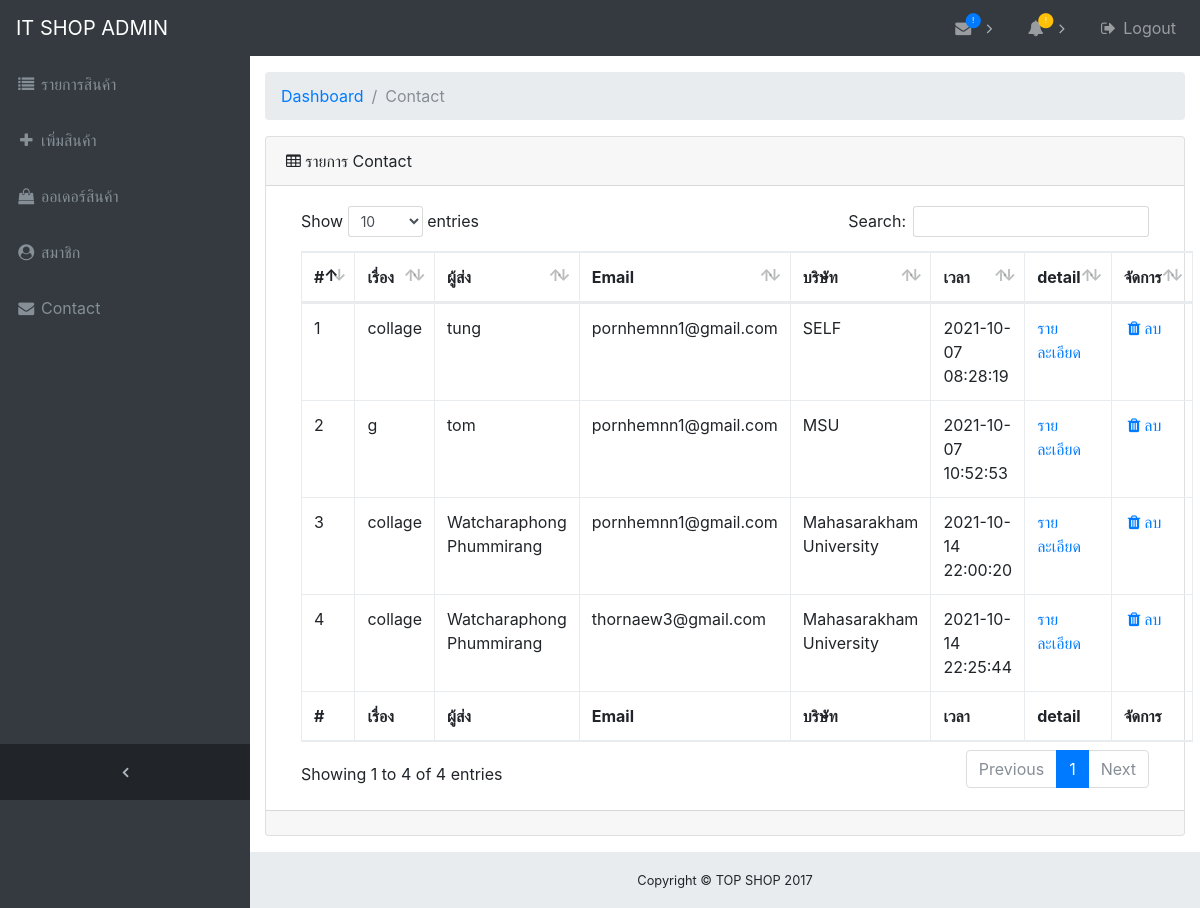
Page /Dashboard/a_contact.php (signed in) on the committed database.
### tables this page shows
CREATE TABLE `contact` (
  `cid` int(10) NOT NULL,
  `csubject` varchar(100) NOT NULL,
  `cname` varchar(100) NOT NULL,
  `cEmail` varchar(100) NOT NULL,
  `ccompany` varchar(100) NOT NULL,
  `cmessage` text NOT NULL,
  `ctime` datetime NOT NULL
);

### Dashboard/a_contact.php (the view, shortened to what this page needs)
<!DOCTYPE html>
<html lang="en">
  <head>
    <link href="vendor/bootstrap/css/bootstrap.min.css" rel="stylesheet">
    <link href="vendor/font-awesome/css/font-awesome.min.css" rel="stylesheet" type="text/css">
    <link href="vendor/datatables/dataTables.bootstrap4.css" rel="stylesheet">
    <link href="css/sb-admin.css" rel="stylesheet">
  </head>
  <body class="fixed-nav sticky-footer bg-dark" id="page-top">
    <nav class="navbar navbar-expand-lg navbar-dark bg-dark fixed-top" id="mainNav">
      <a class="navbar-brand" href="#">IT SHOP ADMIN</a>
      <div class="collapse navbar-collapse" id="navbarResponsive">
        <ul class="navbar-nav navbar-sidenav" id="exampleAccordion">
          <li class="nav-item" data-toggle="tooltip" data-placement="right" title="เพิ่มสินค้า">
            <a class="nav-link" href="index.php">
              <i class="fa fa-fw fa-list"></i>
              <span class="nav-link-text">
                รายการสินค้า
              </span>
            </a>
          </li>
          <li class="nav-item" data-toggle="tooltip" data-placement="right" title="เพิ่มสินค้า">
            <a class="nav-link" href="add_product.php">
              <i class="fa fa-fw fa-plus"></i>
              <span class="nav-link-text">
                เพิ่มสินค้า
    		</span>
            </a>
          </li>
          <li class="nav-item" data-toggle="tooltip" data-placement="right" title="เพิ่มสินค้า">
            <a class="nav-link" href="orders_product.php">
              <i class="fa fa-fw fa-shopping-bag"></i>
              <span class="nav-link-text">
                ออเดอร์สินค้า
	</span>
            </a>
          </li>
          <li class="nav-item" data-toggle="tooltip" data-placement="right" title="เพิ่มสินค้า">
            <a class="nav-link" href="member.php">
              <i class="fa fa-fw fa-user-circle"></i>
              <span class="nav-link-text">
                สมาชิก
              </span>
            </a>
          </li>
		<li class="nav-item" data-toggle="tooltip" data-placement="right" title="เพิ่มสินค้า">
            <a class="nav-link" href="a_contact.php">
              <i class="fa fa-fw fa-envelope"></i>
              <span class="nav-link-text">
                Contact
              </span>
            </a>
          </li>
        </ul>
        <ul class="navbar-nav sidenav-toggler">
          <li class="nav-item">
            <a class="nav-link text-center" id="sidenavToggler">
              <i class="fa fa-fw fa-angle-left"></i>
            </a>
          </li>
        </ul>
        <ul class="navbar-nav ml-auto">
          <li class="nav-item dropdown">
            <a class="nav-link dropdown-toggle mr-lg-2" href="#" id="messagesDropdown" data-toggle="dropdown" aria-haspopup="true" aria-expanded="false">
              <i class="fa fa-fw fa-envelope"></i>
              <span class="new-indicator text-primary d-none d-lg-block">
                <i class="fa fa-fw fa-circle"></i>
                <span class="number">!</span>
              </span>
            </a>
          </li>
          <li class="nav-item dropdown">
            <a class="nav-link dropdown-toggle mr-lg-2" href="#" id="alertsDropdown" data-toggle="dropdown" aria-haspopup="true" aria-expanded="false">
              <i class="fa fa-fw fa-bell"></i>
              <span class="new-indicator text-warning d-none d-lg-block">
                <i class="fa fa-fw fa-circle"></i>
                <span class="number">!</span>
              </span>
            </a>
 <?php
require('../config/config.php');
?>
          </li>
          <li class="nav-item">
            <a class="nav-link" data-toggle="modal" data-target="#exampleModal">
              <i class="fa fa-fw fa-sign-out"></i>
              Logout</a>
          </li>
        </ul>
      </div>
    </nav>
    <div class="content-wrapper">
      <div class="container-fluid">
	<ol class="breadcrumb">
		  <li class="breadcrumb-item">
            <a href="#">Dashboard</a>
          </li>
          <li class="breadcrumb-item active">Contact</li>
        </ol>
<div class="card mb-3">
  <div class="card-header">
     <i class="fa fa-table"></i>
     รายการ Contact
</div>
  <div   class="card-body">
  <div   class="table-responsive">
  <table class="table table-bordered" width="100%"
         id="dataTable" cellspacing="0">
<thead>
<tr>
   <th>#</th>
   <th>เรื่อง</th>
   <th>ผู้ส่ง</th>
   <th>Email</th>
   <th>บริษัท</th>
   <th>เวลา</th>
	<th>detail</th>
	<th>จัดการ</th>
</tr>
</thead>
<tfoot>
<tr>
   <th>#</th>
   <th>เรื่อง</th>
   <th>ผู้ส่ง</th>
   <th>Email</th>
   <th>บริษัท</th>
   <th>เวลา</th>
	<th>detail</th>
	<th>จัดการ</th>
</tr>
</tfoot>
<tbody>
<?php $str = "SELECT * FROM contact";
      $rs = mysqli_query($link,$str);
      $num=1;
      while ($data = mysqli_fetch_array($rs)) {
?>
      <tr>
        <td><?php echo $num;?></td>
        <td><?php echo $data['csubject'];?></td>
        <td><?php echo $data['cname'];?></td>
        <td><?php echo $data['cEmail'];?></td>
		<td><?php echo $data['ccompany'];?> </td>
	 	 <td><?php echo $data['ctime'];?> </td>
      <td>
		  <a href="a_contact_detail.php?cid=<?=$data['cid'];?>"
			 role="button">รายละเอียด</a>
		  </td>
		  <td>
          <a href="JavaScript:if(confirm('ลบข้อมูลนี้ ?')==true)
                   JavaScript:window.location='delete_contact.php?cid=<?=$data['cid'];?>',
                   '',400,320" role="button">
                   <i class="fa fa-fw fa-trash"></i>ลบ</a>
      </td>
    </tr>
<?php $num++;
}
?>
     </tbody>
     </table>
   </div>
</div>
<div class="card-footer small text-muted">
</div>
</div>
</div>
      </div>
    <footer class="sticky-footer">
      <div class="container">
        <div class="text-center">
          <small>Copyright &copy; TOP SHOP 2017</small>
        </div>
      </div>
    </footer>
  </body>
</html>

### Dashboard/css/sb-admin.css (style rules this page uses)
html { position: relative; min-height: 100%; }
body.sticky-footer { margin-bottom: 56px; }
body.sticky-footer .content-wrapper { min-height: calc(100vh - 56px - 56px); }
body.fixed-nav { padding-top: 56px; }
.content-wrapper { min-height: calc(100vh - 56px); padding-top: 1rem; }
#mainNav .navbar-collapse { overflow: auto; max-height: 75vh; }
#mainNav .navbar-collapse .navbar-nav .nav-item .nav-link { cursor: pointer; }
#mainNav .navbar-collapse .sidenav-toggler { display: none; }
#mainNav .navbar-collapse .navbar-nav > .nav-item.dropdown > .nav-link { position: relative; min-width: 45px; }
#mainNav .navbar-collapse .navbar-nav > .nav-item.dropdown > .nav-link:after { float: right; width: auto; content: '\f105'; border: none; font-family: 'FontAwesome'; }
#mainNav .navbar-collapse .navbar-nav > .nav-item.dropdown > .nav-link .new-indicator { position: absolute; top: 0; right: 25px; font-size: 1.1rem; }
#mainNav .navbar-collapse .navbar-nav > .nav-item.dropdown > .nav-link .new-indicator .number { position: absolute; top: 6px; left: 0; width: 22.625px; text-align: center; color: white; font-size: 0.5rem; }
@media (min-width: 992px) { #mainNav .navbar-brand { width: 250px; } }
@media (min-width: 992px) { #mainNav .navbar-collapse { overflow: visible; max-height: none; } }
@media (min-width: 992px) { #mainNav .navbar-collapse .navbar-sidenav { position: absolute; top: 0; left: 0; overflow-x: hidden; overflow-y: auto; -webkit-flex-direction: column; -ms-flex-direction: column; flex-direction: column; margin-top: 56px; } }
@media (min-width: 992px) { #mainNav .navbar-collapse .navbar-sidenav > .nav-item { width: 250px; padding: 0; } }
@media (min-width: 992px) { #mainNav .navbar-collapse .navbar-sidenav > .nav-item > .nav-link { padding: 1em; } }
@media (min-width: 992px) { #mainNav .navbar-collapse .navbar-nav > .nav-item.dropdown > .nav-link { min-width: 0; } }
@media (min-width: 992px) { #mainNav .navbar-collapse .navbar-nav > .nav-item.dropdown > .nav-link:after { width: 24px; text-align: center; } }
#mainNav.navbar-dark .navbar-collapse .navbar-sidenav > .nav-item > .nav-link { color: #868e96; }
#mainNav.navbar-dark .navbar-collapse .navbar-nav > .nav-item.dropdown > .nav-link:after { color: #adb5bd; }
@media (min-width: 992px) { #mainNav.navbar-dark .navbar-collapse .navbar-sidenav { background: #343a40; } }
#mainNav.fixed-top .sidenav-toggler { display: none; }
@media (min-width: 992px) { #mainNav.fixed-top .navbar-sidenav { height: calc(100vh - 112px); } }
@media (min-width: 992px) { #mainNav.fixed-top .sidenav-toggler { position: absolute; top: 0; left: 0; display: flex; overflow-x: hidden; overflow-y: auto; -webkit-flex-direction: column; -ms-flex-direction: column; flex-direction: column; margin-top: calc(100vh - 56px); } }
@media (min-width: 992px) { #mainNav.fixed-top .sidenav-toggler > .nav-item { width: 250px; padding: 0; } }
@media (min-width: 992px) { #mainNav.fixed-top .sidenav-toggler > .nav-item > .nav-link { padding: 1em; } }
#mainNav.fixed-top.navbar-dark .sidenav-toggler { background-color: #212529; }
#mainNav.fixed-top.navbar-dark .sidenav-toggler a i { color: #adb5bd; }
.content-wrapper { overflow-x: hidden; background: white; }
@media (min-width: 992px) { .content-wrapper { margin-left: 250px; } }
#sidenavToggler i { font-weight: 800; }
footer.sticky-footer { position: absolute; right: 0; bottom: 0; width: 100%; height: 56px; background-color: #e9ecef; line-height: 55px; }
@media (min-width: 992px) { footer.sticky-footer { width: calc(100% - 250px); } }

### rows in the picture
contact: csubject "collage", cname "tung", cEmail "pornhemnn1@gmail.com", ccompany "SELF", ctime "2021-10-07 08:28:19"
contact: csubject "g", cname "tom", cEmail "pornhemnn1@gmail.com", ccompany "MSU", ctime "2021-10-07 10:52:53"
contact: csubject "collage", cname "Watcharaphong Phummirang", cEmail "pornhemnn1@gmail.com", ccompany "Mahasarakham University", ctime "2021-10-14 22:00:20"
contact: csubject "collage", cname "Watcharaphong Phummirang", cEmail "thornaew3@gmail.com", ccompany "Mahasarakham University", ctime "2021-10-14 22:25:44"
